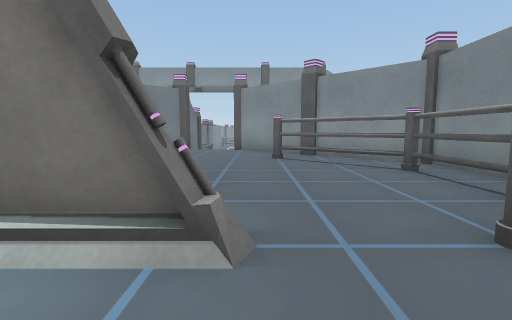
View 1 (above)

13 first-person views from a walk through a Unity game level. The camera is 0.64 m above the floor, tilts 6° down and sees 85° across. The floor is counted in squares, 1 m on a side. Each view is taken from the middle of a square. On the plan, view 1 faces up. The plan holds only what a view shows up to about 9 squares ahead; the rest is blank. The place goes on beyond the plan. Door leaves are left out, so doorways stand open. Some surface patterns are stand-ins.

View 2
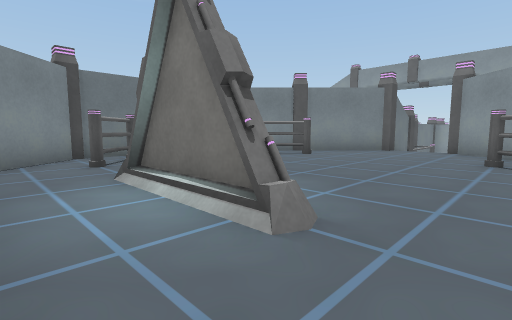

View 3
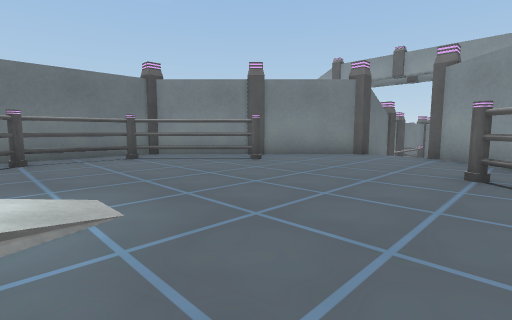

View 4
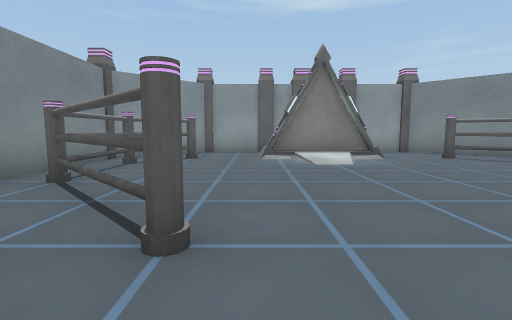

View 5
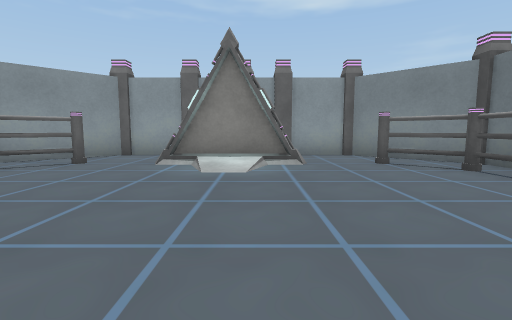

View 6
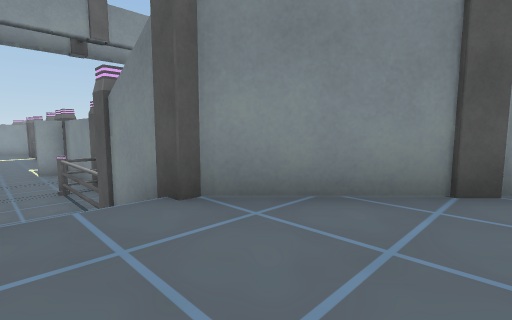

View 7
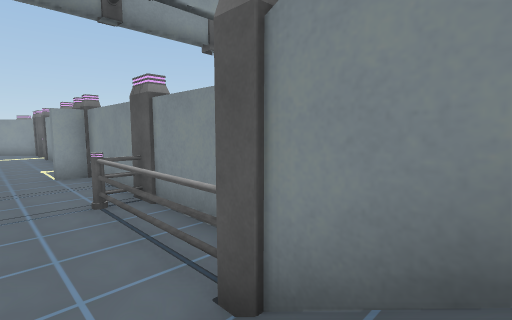

View 8
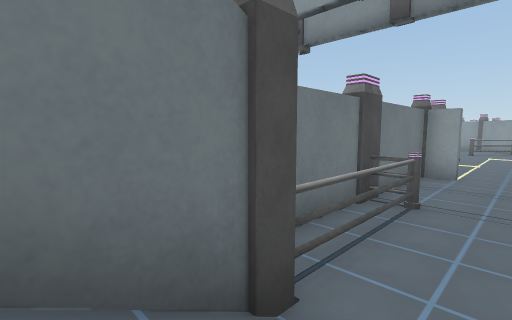

View 9
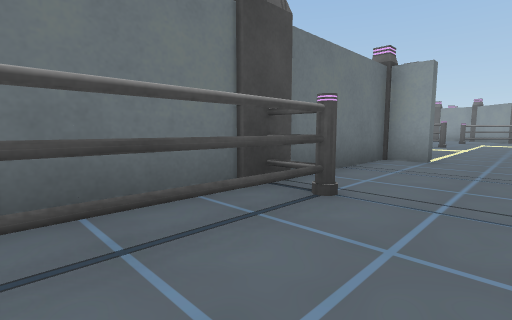

View 10
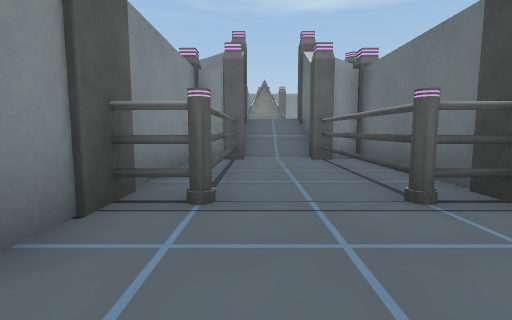

View 11
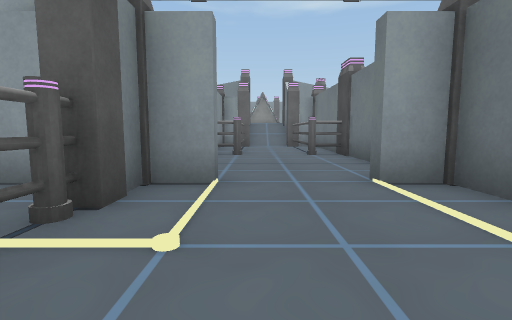

View 12
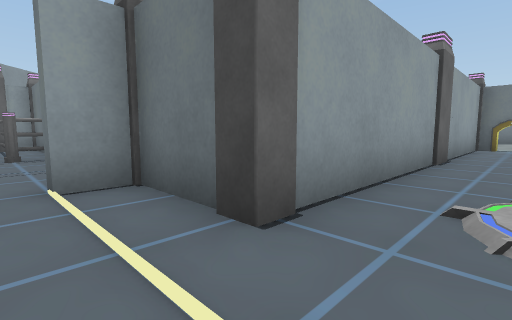

View 13
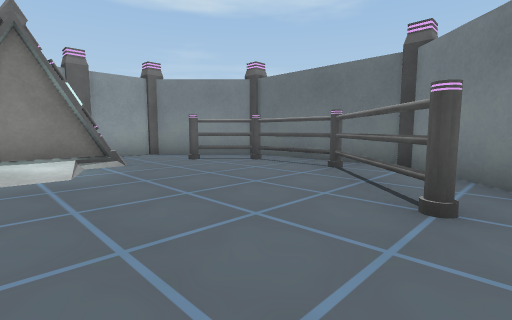

### Floor plan
Key: @ floor where view 1 was taken; # wall or solid block; . main floor; : floor 0.05 m higher than the main floor; + floor 1 m higher than the main floor; / step, stairs or slope; D open door; O other object.
Columns run from 14 left of view 1 to 4 right of it. Each row starts with its distance up from view 1.
 23    ......::...
 22 DD.............
 21  ####O####O....O
 20           #.DD.O.
 19           O#DDOO#
 18           O....O ##
 17           #....#
 16           #..O.O
 15           OO..O
 14            O..O
 13            O..O
 12            #..O
 11           OO//OO
 10            O//O
  9           ##++##
  8          ##++++##
  7          #+O++O+#
  6         ##O++++O##
  5         OO++++++OO
  4         OO++++++OO
  3         O++++++++O
  2         OO++OO++OO
  1         #+OOOOOO+#
  0         ##++++@+##
 -1          ##OO#O##

Where each view was taken, in squares from view 1:
view 1: 0 up, 0 right, facing up
view 2: 0 up, 1 right, facing up-left
view 3: 2 up, 1 right, facing up-left
view 4: 8 up, 0 right, facing down
view 5: 7 up, 2 left, facing down
view 6: 7 up, 2 left, facing up-right
view 7: 10 up, 2 left, facing up-right
view 8: 10 up, 1 left, facing up-left
view 9: 13 up, 1 left, facing up-left
view 10: 18 up, 1 left, facing down
view 11: 23 up, 1 left, facing down
view 12: 23 up, 2 left, facing down-left
view 13: 7 up, 1 left, facing down-left
